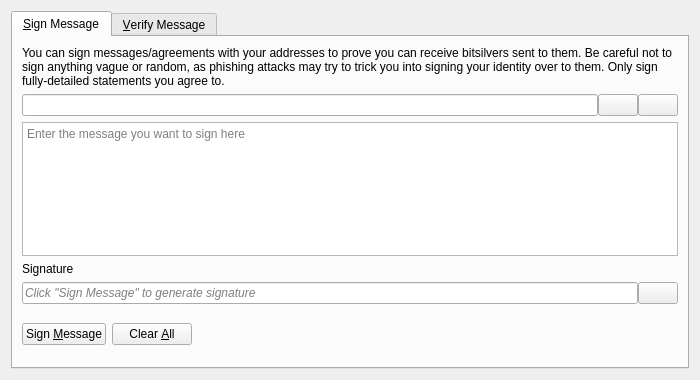
<?xml version="1.0" encoding="UTF-8"?>
<ui version="4.0">
 <class>SignVerifyMessageDialog</class>
 <widget class="QDialog" name="SignVerifyMessageDialog">
  <property name="geometry">
   <rect>
    <x>0</x>
    <y>0</y>
    <width>700</width>
    <height>380</height>
   </rect>
  </property>
  <property name="windowTitle">
   <string>Signatures - Sign / Verify a Message</string>
  </property>
  <property name="modal">
   <bool>true</bool>
  </property>
  <layout class="QVBoxLayout" name="verticalLayout">
   <item>
    <widget class="QTabWidget" name="tabWidget">
     <property name="currentIndex">
      <number>0</number>
     </property>
     <widget class="QWidget" name="tabSignMessage">
      <attribute name="title">
       <string>&amp;Sign Message</string>
      </attribute>
      <layout class="QVBoxLayout" name="verticalLayout_SM">
       <item>
        <widget class="QLabel" name="infoLabel_SM">
         <property name="text">
          <string>You can sign messages/agreements with your addresses to prove you can receive bitsilvers sent to them. Be careful not to sign anything vague or random, as phishing attacks may try to trick you into signing your identity over to them. Only sign fully-detailed statements you agree to.</string>
         </property>
         <property name="textFormat">
          <enum>Qt::PlainText</enum>
         </property>
         <property name="wordWrap">
          <bool>true</bool>
         </property>
        </widget>
       </item>
       <item>
        <layout class="QHBoxLayout" name="horizontalLayout_1_SM">
         <property name="spacing">
          <number>0</number>
         </property>
         <item>
          <widget class="QValidatedLineEdit" name="addressIn_SM">
           <property name="toolTip">
            <string>The BitSilver address to sign the message with</string>
           </property>
          </widget>
         </item>
         <item>
          <widget class="QPushButton" name="addressBookButton_SM">
           <property name="toolTip">
            <string>Choose previously used address</string>
           </property>
           <property name="text">
            <string/>
           </property>
           <property name="icon">
            <iconset resource="../bitsilver.qrc">
             <normaloff>:/icons/address-book</normaloff>:/icons/address-book</iconset>
           </property>
           <property name="shortcut">
            <string>Alt+A</string>
           </property>
           <property name="autoDefault">
            <bool>false</bool>
           </property>
          </widget>
         </item>
         <item>
          <widget class="QPushButton" name="pasteButton_SM">
           <property name="toolTip">
            <string>Paste address from clipboard</string>
           </property>
           <property name="text">
            <string/>
           </property>
           <property name="icon">
            <iconset resource="../bitsilver.qrc">
             <normaloff>:/icons/editpaste</normaloff>:/icons/editpaste</iconset>
           </property>
           <property name="shortcut">
            <string>Alt+P</string>
           </property>
           <property name="autoDefault">
            <bool>false</bool>
           </property>
          </widget>
         </item>
        </layout>
       </item>
       <item>
        <widget class="QPlainTextEdit" name="messageIn_SM">
         <property name="toolTip">
          <string>Enter the message you want to sign here</string>
         </property>
         <property name="placeholderText">
          <string>Enter the message you want to sign here</string>
         </property>
        </widget>
       </item>
       <item>
        <widget class="QLabel" name="signatureLabel_SM">
         <property name="text">
          <string>Signature</string>
         </property>
         <property name="textFormat">
          <enum>Qt::PlainText</enum>
         </property>
        </widget>
       </item>
       <item>
        <layout class="QHBoxLayout" name="horizontalLayout_2_SM">
         <property name="spacing">
          <number>0</number>
         </property>
         <item>
          <widget class="QLineEdit" name="signatureOut_SM">
           <property name="placeholderText">
            <string>Click "Sign Message" to generate signature</string>
           </property>
           <property name="font">
            <font>
             <italic>true</italic>
            </font>
           </property>
           <property name="readOnly">
            <bool>true</bool>
           </property>
          </widget>
         </item>
         <item>
          <widget class="QPushButton" name="copySignatureButton_SM">
           <property name="toolTip">
            <string>Copy the current signature to the system clipboard</string>
           </property>
           <property name="text">
            <string/>
           </property>
           <property name="icon">
            <iconset resource="../bitsilver.qrc">
             <normaloff>:/icons/editcopy</normaloff>:/icons/editcopy</iconset>
           </property>
           <property name="autoDefault">
            <bool>false</bool>
           </property>
          </widget>
         </item>
        </layout>
       </item>
       <item>
        <layout class="QHBoxLayout" name="horizontalLayout_3_SM">
         <item>
          <widget class="QPushButton" name="signMessageButton_SM">
           <property name="toolTip">
            <string>Sign the message to prove you own this BitSilver address</string>
           </property>
           <property name="text">
            <string>Sign &amp;Message</string>
           </property>
           <property name="icon">
            <iconset resource="../bitsilver.qrc">
             <normaloff>:/icons/edit</normaloff>:/icons/edit</iconset>
           </property>
           <property name="autoDefault">
            <bool>false</bool>
           </property>
          </widget>
         </item>
         <item>
          <widget class="QPushButton" name="clearButton_SM">
           <property name="toolTip">
            <string>Reset all sign message fields</string>
           </property>
           <property name="text">
            <string>Clear &amp;All</string>
           </property>
           <property name="icon">
            <iconset resource="../bitsilver.qrc">
             <normaloff>:/icons/remove</normaloff>:/icons/remove</iconset>
           </property>
           <property name="autoDefault">
            <bool>false</bool>
           </property>
          </widget>
         </item>
         <item>
          <spacer name="horizontalSpacer_1_SM">
           <property name="orientation">
            <enum>Qt::Horizontal</enum>
           </property>
           <property name="sizeHint" stdset="0">
            <size>
             <width>40</width>
             <height>48</height>
            </size>
           </property>
          </spacer>
         </item>
         <item>
          <widget class="QLabel" name="statusLabel_SM">
           <property name="font">
            <font>
             <weight>75</weight>
             <bold>true</bold>
            </font>
           </property>
           <property name="text">
            <string/>
           </property>
           <property name="wordWrap">
            <bool>true</bool>
           </property>
          </widget>
         </item>
         <item>
          <spacer name="horizontalSpacer_2_SM">
           <property name="orientation">
            <enum>Qt::Horizontal</enum>
           </property>
           <property name="sizeHint" stdset="0">
            <size>
             <width>40</width>
             <height>48</height>
            </size>
           </property>
          </spacer>
         </item>
        </layout>
       </item>
      </layout>
     </widget>
     <widget class="QWidget" name="tabVerifyMessage">
      <attribute name="title">
       <string>&amp;Verify Message</string>
      </attribute>
      <layout class="QVBoxLayout" name="verticalLayout_VM">
       <item>
        <widget class="QLabel" name="infoLabel_VM">
         <property name="text">
          <string>Enter the receiver's address, message (ensure you copy line breaks, spaces, tabs, etc. exactly) and signature below to verify the message. Be careful not to read more into the signature than what is in the signed message itself, to avoid being tricked by a man-in-the-middle attack. Note that this only proves the signing party receives with the address, it cannot prove sendership of any transaction!</string>
         </property>
         <property name="textFormat">
          <enum>Qt::PlainText</enum>
         </property>
         <property name="alignment">
          <set>Qt::AlignLeading|Qt::AlignLeft|Qt::AlignTop</set>
         </property>
         <property name="wordWrap">
          <bool>true</bool>
         </property>
        </widget>
       </item>
       <item>
        <layout class="QHBoxLayout" name="horizontalLayout_1_VM">
         <property name="spacing">
          <number>0</number>
         </property>
         <item>
          <widget class="QValidatedLineEdit" name="addressIn_VM">
           <property name="toolTip">
            <string>The BitSilver address the message was signed with</string>
           </property>
          </widget>
         </item>
         <item>
          <widget class="QPushButton" name="addressBookButton_VM">
           <property name="toolTip">
            <string>Choose previously used address</string>
           </property>
           <property name="text">
            <string/>
           </property>
           <property name="icon">
            <iconset resource="../bitsilver.qrc">
             <normaloff>:/icons/address-book</normaloff>:/icons/address-book</iconset>
           </property>
           <property name="shortcut">
            <string>Alt+A</string>
           </property>
           <property name="autoDefault">
            <bool>false</bool>
           </property>
          </widget>
         </item>
        </layout>
       </item>
       <item>
        <widget class="QPlainTextEdit" name="messageIn_VM">
          <property name="toolTip">
            <string>The signed message to verify</string>
          </property>
          <property name="placeholderText">
            <string>The signed message to verify</string>
          </property>
        </widget>
       </item>
       <item>
        <widget class="QValidatedLineEdit" name="signatureIn_VM">
          <property name="toolTip">
            <string>The signature given when the message was signed</string>
          </property>
          <property name="placeholderText">
            <string>The signature given when the message was signed</string>
          </property>
        </widget>
       </item>
       <item>
        <layout class="QHBoxLayout" name="horizontalLayout_2_VM">
         <item>
          <widget class="QPushButton" name="verifyMessageButton_VM">
           <property name="toolTip">
            <string>Verify the message to ensure it was signed with the specified BitSilver address</string>
           </property>
           <property name="text">
            <string>Verify &amp;Message</string>
           </property>
           <property name="icon">
            <iconset resource="../bitsilver.qrc">
             <normaloff>:/icons/transaction_0</normaloff>:/icons/transaction_0</iconset>
           </property>
           <property name="autoDefault">
            <bool>false</bool>
           </property>
          </widget>
         </item>
         <item>
          <widget class="QPushButton" name="clearButton_VM">
           <property name="toolTip">
            <string>Reset all verify message fields</string>
           </property>
           <property name="text">
            <string>Clear &amp;All</string>
           </property>
           <property name="icon">
            <iconset resource="../bitsilver.qrc">
             <normaloff>:/icons/remove</normaloff>:/icons/remove</iconset>
           </property>
           <property name="autoDefault">
            <bool>false</bool>
           </property>
          </widget>
         </item>
         <item>
          <spacer name="horizontalSpacer_1_VM">
           <property name="orientation">
            <enum>Qt::Horizontal</enum>
           </property>
           <property name="sizeHint" stdset="0">
            <size>
             <width>40</width>
             <height>48</height>
            </size>
           </property>
          </spacer>
         </item>
         <item>
          <widget class="QLabel" name="statusLabel_VM">
           <property name="font">
            <font>
             <weight>75</weight>
             <bold>true</bold>
            </font>
           </property>
           <property name="text">
            <string/>
           </property>
           <property name="wordWrap">
            <bool>true</bool>
           </property>
          </widget>
         </item>
         <item>
          <spacer name="horizontalSpacer_2_VM">
           <property name="orientation">
            <enum>Qt::Horizontal</enum>
           </property>
           <property name="sizeHint" stdset="0">
            <size>
             <width>40</width>
             <height>48</height>
            </size>
           </property>
          </spacer>
         </item>
        </layout>
       </item>
      </layout>
     </widget>
    </widget>
   </item>
  </layout>
 </widget>
 <customwidgets>
  <customwidget>
   <class>QValidatedLineEdit</class>
   <extends>QLineEdit</extends>
   <header>qt/qvalidatedlineedit.h</header>
  </customwidget>
 </customwidgets>
 <resources>
  <include location="../bitsilver.qrc"/>
 </resources>
 <connections/>
</ui>
